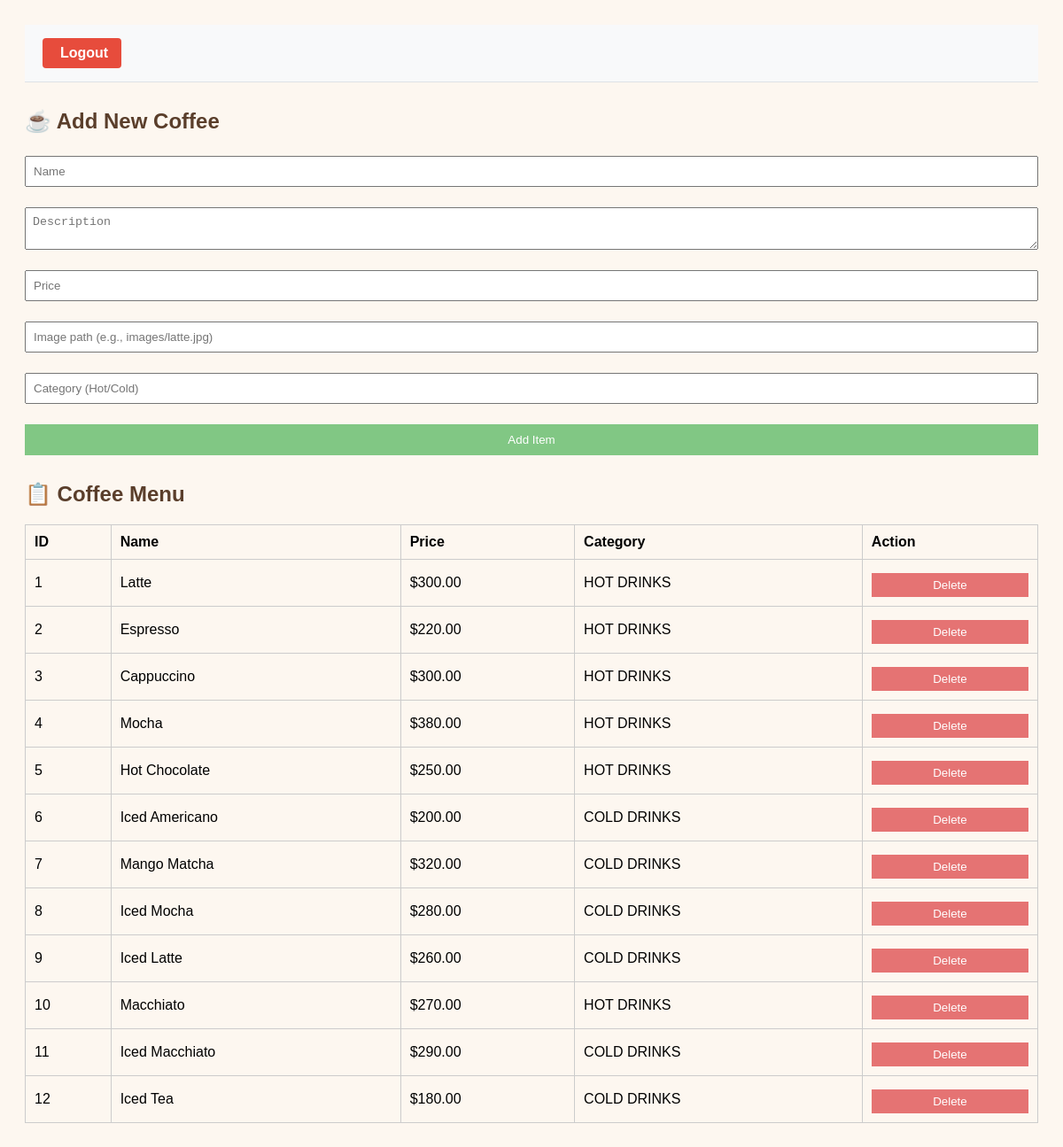
Page /admin_panel.php on the committed database.
### tables this page shows
CREATE TABLE `coffees` (
  `id` int(11) NOT NULL,
  `name` varchar(40) NOT NULL,
  `description` text NOT NULL,
  `price` decimal(6,2) NOT NULL,
  `image` varchar(255) NOT NULL,
  `category` varchar(11) NOT NULL
);

### admin_panel.php (the view, shortened to what this page needs)
<?php
include "db.php";
$result= $conn->query("select * from coffees");?>
<!DOCTYPE html>
<html>
<head>
</head>
<body>
<div class="admin-header">
        <a href="admin_logout.php" class="logout-btn">
            <i class="fas fa-sign-out-alt"></i> Logout
        </a>
    </div>
<h2>☕ Add New Coffee</h2>
<form method="POST">
    <input type="text" name="name" placeholder="Name" required><br><br>
    <textarea name="description" placeholder="Description" required></textarea><br><br>
    <input type="number" step="0.01" name="price" placeholder="Price" required><br><br>
    <input type="text" name="image" placeholder="Image path (e.g., images/latte.jpg)" required><br><br>
    <input type="text" name="category" placeholder="Category (Hot/Cold)" required><br><br>
    <input type="submit" name="add" value="Add Item" class="submit-btn">
</form>
<h2>📋 Coffee Menu</h2>
<table>
    <tr>
        <th>ID</th><th>Name</th><th>Price</th><th>Category</th><th>Action</th>
    </tr>
    <?php while($row = $result->fetch_assoc()): ?>
        <tr>
            <td><?= $row['id'] ?></td>
            <td><?= htmlspecialchars($row['name']) ?></td>
            <td>$<?= number_format($row['price'], 2) ?></td>
            <td><?= htmlspecialchars($row['category']) ?></td>
            <td>
                <form method="POST" style="display:inline;">
                    <input type="submit" name="delete" value="Delete" class="delete-btn">
                </form>
            </td>
        </tr>
    <?php endwhile; ?>
</table>
</body>
</html>

### admin_panel.php (style rules this page uses)
body { font-family: Arial; background: #fdf7f0; padding: 20px; }
h2 { color: #5a3e2b; }
form { margin-bottom: 30px; }
input, textarea { padding: 8px; width: 100%; margin-top: 5px; }
table { width: 100%; border-collapse: collapse; margin-top: 20px; }
th, td { padding: 10px; border: 1px solid #ccc; text-align: left; }
.delete-btn { background: #e57373; color: white; border: none; padding: 6px 10px; cursor: pointer; }
.submit-btn { background: #81c784; color: white; border: none; padding: 10px 20px; cursor: pointer; }
.admin-header { display: flex; justify-content: space-between; align-items: center; padding: 15px 20px; background: #f8f9fa; border-bottom: 1px solid #dee2e6; margin-bottom: 30px; }
.logout-btn { display: flex; align-items: center; gap: 5px; padding: 8px 15px; background: #e74c3c; color: white; border: none; border-radius: 4px; text-decoration: none; font-weight: bold; transition: all 0.3s; }

### rows in the picture
coffees: id "1", name "Latte", price "300.00", category "HOT DRINKS"
coffees: id "2", name "Espresso", price "220.00", category "HOT DRINKS"
coffees: id "3", name "Cappuccino", price "300.00", category "HOT DRINKS"
coffees: id "4", name "Mocha", price "380.00", category "HOT DRINKS"
coffees: id "5", name "Hot Chocolate", price "250.00", category "HOT DRINKS"
coffees: id "6", name "Iced Americano", price "200.00", category "COLD DRINKS"
coffees: id "7", name "Mango Matcha", price "320.00", category "COLD DRINKS"
coffees: id "8", name "Iced Mocha", price "280.00", category "COLD DRINKS"
coffees: id "9", name "Iced Latte", price "260.00", category "COLD DRINKS"
coffees: id "10", name "Macchiato", price "270.00", category "HOT DRINKS"
coffees: id "11", name "Iced Macchiato", price "290.00", category "COLD DRINKS"
coffees: id "12", name "Iced Tea", price "180.00", category "COLD DRINKS"
